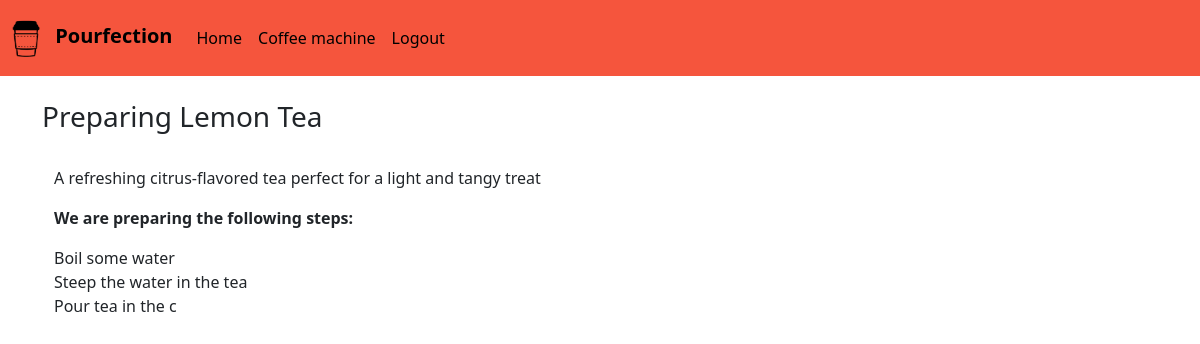
Page /prepare/1 (signed in) on the committed database.
### website/models.py (models this page shows)
class Recipe(db.Model):
    id = db.Column(db.Integer, primary_key=True)
    name = db.Column(db.String(100), nullable=False)
    description = db.Column(db.String(500), nullable=False)

### website/views.py (the view)
@views.route('/prepare/<string:recipe_id>', methods=['GET'])
@login_required
def prepare(recipe_id):
    size = request.args.get('size')
    recipe = Recipe.query.filter_by(id=recipe_id).one_or_none()
    if recipe:
        recipe_steps = (RecipeStep.query
                        .filter_by(recipe_id=recipe.id)
                        .order_by(RecipeStep.order.asc())
                        .all())
        recipe_view_model = RecipeViewModel(
            recipe_name=recipe.name,
            description=recipe.description,
            steps=[rs.step.description for rs in recipe_steps]
        )
        return render_template("prepare.html", user=current_user, recipeview=recipe_view_model, size=size)
    else:
        flash('Recipe does not exist.', category='error')
        return redirect(url_for('views.machine'))

### website/templates/prepare.html (shortened to what this page needs)
{% extends "base.html" %}
{% block header %} Preparing {{ recipeview.recipe_name }} {% endblock %}
{% block content %}
{% if user.is_authenticated %}
<div class="container">
    <p>{{ recipeview.description}}</p>
    <p><b>We are preparing the following steps:</b></p>
    <div id="steps" class="steps">
    </div>
</div>
{% endif %}
{% endblock %}

### rows in the picture
Recipe: recipe_name "Lemon Tea", description "A refreshing citrus-flavored tea perfect for a light and tangy treat"

### other values in the picture
{{ app_name }} "Pourfection"
